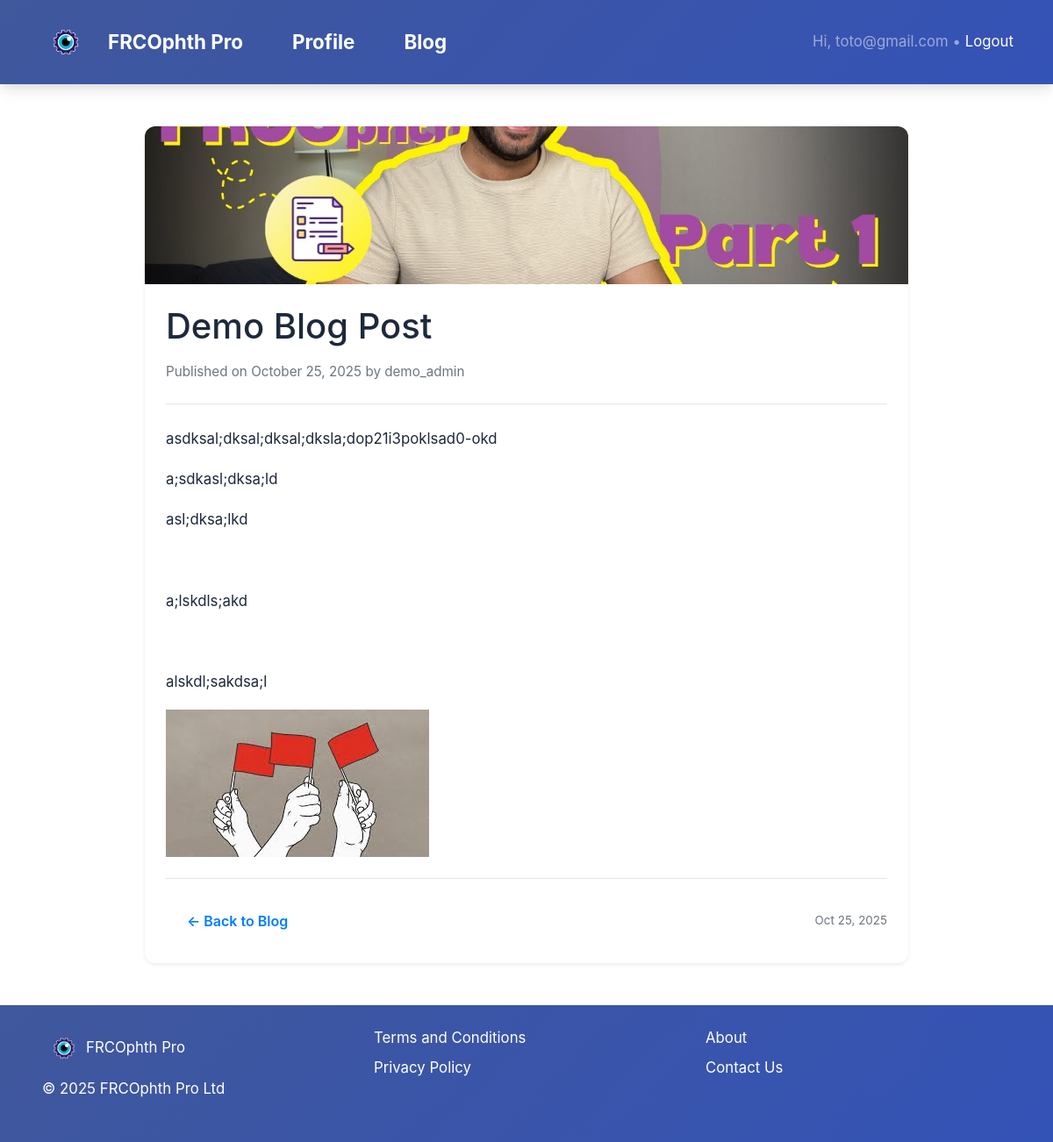
The app's page /Quizzes/blog/demo-blog-post/ (signed in) with its own data.
### Quizzes/models.py (models this page shows, shortened)
class BlogPost(models.Model):
    title = models.CharField(max_length=200)
    slug = models.SlugField(unique=True, blank=True)
    thumbnail = models.ImageField(upload_to='blog_images/', blank=True, null=True)
    short_description = models.TextField(max_length=300, help_text="Shown on the blog homepage.")
    content = CKEditor5Field(config_name='default')
    created_at = models.DateTimeField(auto_now_add=True)
    author = models.ForeignKey(User, on_delete=models.CASCADE)
    class Meta:
        ordering = ['-created_at']

### Quizzes/views.py (the view)
# urls.py: path("blog/<slug:slug>/", views.blog_detail, name="blog_detail"),
def blog_detail(request, slug):
    post = get_object_or_404(BlogPost, slug=slug)
    return render(request, "Quizzes/blog_detail.html", {"post": post})

### Quizzes/templates/Quizzes/blog_detail.html (shortened to what this page needs)
{% extends 'Quizzes/base.html' %}
{% load static %}
{% block content %}
<div class="container my-5" style="max-width: 900px;">
  <div class="card shadow-sm border-0 rounded-4 overflow-hidden">
    {% if post.thumbnail %}
      <img src="{{ post.thumbnail.url }}" alt="{{ post.title }}" class="card-img-top">
    {% endif %}
    <div class="card-body px-4 py-4">
      <h1 class="fw-bold mb-3">{{ post.title }}</h1>
      <p class="text-muted mb-4" style="font-size: 0.95rem;">
        Published on {{ post.created_at|date:"F j, Y" }} by {{ post.author }}
      </p>
      <hr class="my-4">
      <div class="post-content mb-4" style="line-height: 1.8; font-size: 1.05rem;">
        {{ post.content|safe }}
      </div>
      <hr class="my-4">
      <div class="d-flex justify-content-between align-items-center flex-wrap gap-2">
        <a href="{% url 'Quizzes:blog_index' %}" class="btn btn-outline-primary">
          ← Back to Blog
        </a>
        <div class="text-muted small">
           {{ post.created_at|date:"M j, Y" }}
        </div>
      </div>
    </div>
  </div>
</div>
{% endblock %}

### Quizzes/templates/Quizzes/base.html (shortened to what this page needs)
{% load static %}
<!doctype html>
<html lang="en">
  <head>
    <link rel="stylesheet" href="https://cdnjs.cloudflare.com/ajax/libs/twitter-bootstrap/4.5.2/css/bootstrap.min.css"/>
    <link rel="stylesheet" href="https://cdnjs.cloudflare.com/ajax/libs/font-awesome/6.0.0/css/all.min.css">
  </head>
  <body>
    <nav class="navbar navbar-expand-lg navbar-dark" style="background: var(--gradient); box-shadow: var(--shadow);">
      <div class="container">
       <a class="navbar-brand flex items-center" href="{% url 'Quizzes:home' %}">
          <img src="{% static 'img/logo.png' %}" alt="FRCOphth Pro" style="height: 60px; width: auto;" />
          <span class="ml-2 text-white font-semibold text-xl">FRCOphth Pro</span>
      </a>
      <li class="nav-item">
        <a class="navbar-brand flex items-center" href="{% url 'Quizzes:profile' %}" style="padding-left:40px;">
           Profile
        </a>
      </li>
      <li class="nav-item">
        <a class="navbar-brand flex items-center" style="padding-left:40px;" href="{% url 'Quizzes:blog_index' %}">
           Blog
        </a>
      </li>
        <div class="ml-auto text-white-50">
          {% if user.is_authenticated %}
            Hi, {{ user.username }} • <a class="text-white" href="{% url 'logout' %}">Logout</a>
          {% else %}
            <a class="text-white" href="{% url 'login' %}">Login</a>
          {% endif %}
        </div>
      </div>
    </nav>
    <main class="container-fluid px-0" style="min-height:70vh;">
      {% block content %}
      {% endblock %}
    </main>
          <footer class="footer-wrapper py-4" style="background: var(--gradient); color: #fff;">
            <div class="container-fluid px-md-5">
              <div class="row align-items-start">
                <div class="col-md-4 mb-4 d-flex flex-column align-items-start gap-2">
                  <div class="d-flex align-items-center">
                    <img src="{% static 'img/logo.png' %}" alt="FRCOphth Pro" style="height: 50px; width: auto;" />
                    <span class="ms-2 fw-semibold fs-5">FRCOphth Pro</span>
                  </div>
                  <p class="mt-2 mb-0">&copy; 2025 FRCOphth Pro Ltd</p>
                </div>
                <div class="col-md-4 mb-4 d-flex flex-column align-items-start gap-2">
                  <ul class="list-unstyled mb-0">
                    <li class="mb-2">
                      <a href="{% url 'Quizzes:terms' %}" class="text-white text-decoration-none">Terms and Conditions</a>
                    </li>
                    <li>
                      <a href="{% url 'Quizzes:privacy' %}" class="text-white text-decoration-none">Privacy Policy</a>
                    </li>
                  </ul>
                </div>
                <div class="col-md-4 mb-4 d-flex flex-column align-items-start gap-2">
                  <ul class="list-unstyled mb-0">
                    <li class="mb-2">
                      <a href="{% url 'Quizzes:about' %}" class="text-white text-decoration-none">About</a>
                    </li>
                    <li>
                      <a href="mailto:support@frcophthpro.com" class="text-white text-decoration-none">Contact Us</a>
                    </li>
                  </ul>
                </div>
              </div>
            </div>
          </footer>
  </body>
</html>

### records on screen
BlogPost: thumbnail (picture), title "Demo Blog Post", created_at "October 25, 2025", author "demo_admin", content "asdksal;dksal;dksal;dksla;dop21i3poklsad0-okd a;sdkasl;dksa;ld asl;dksa;lkd a;lskdls;akd alskdl;sakdsa;l", content (picture), created_at "Oct 25, 2025"

### other values on screen
{{ user.username }} "toto@gmail.com"
